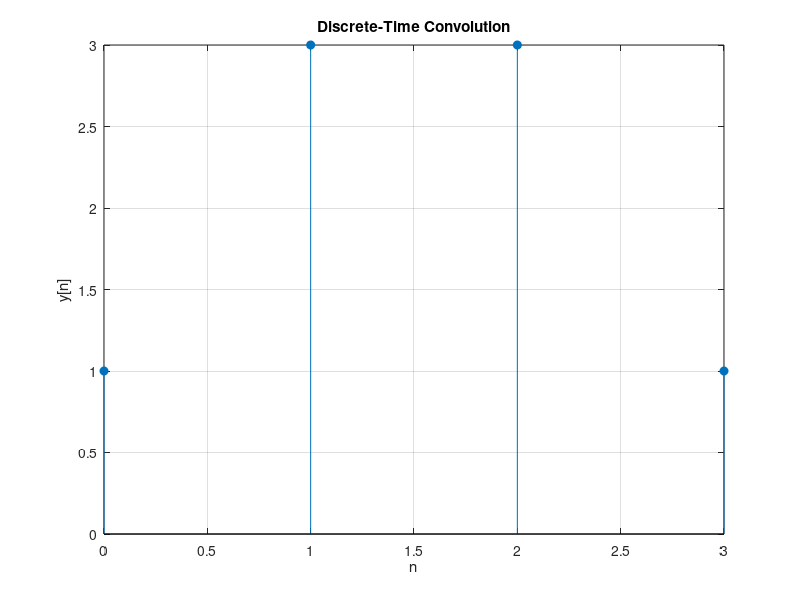

This chart was generated by the following MATLAB code:
clc;
clear;
close all;

x = [1 2 1];
h = [1 1];

y = conv(x, h);

n = 0:length(y)-1;

stem(n, y, 'filled');
grid on;
xlabel('n');
ylabel('y[n]');
title('Discrete-Time Convolution');

disp('Convolution result:');
disp(y);
